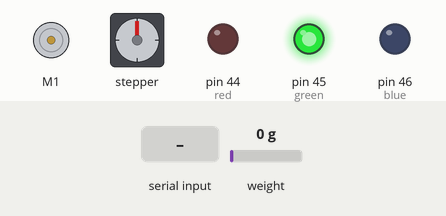
The sketch below on a simulated Arduino Mega 2560, built with avr-gcc and run on an emulated ATmega2560. On the bench: DC motor (green arrow = forward, orange = backward, longer = faster), stepper motor, output pins drawn as LEDs (lit = HIGH). Inputs (shaded band) come from the test bench; at power-on: weight on the scale 0 g. Stepper angles assume 48 steps per turn; what the sketch prints to the serial monitor is not drawn.

Above: at 4.2 s.
4.3 s: byte 30 received over Serial
At 5.9 s:
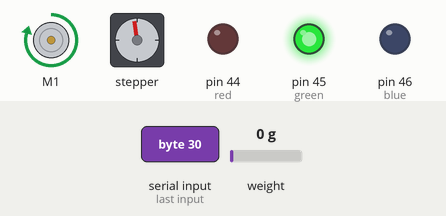
7.3 s: weight on the scale set to 2 g
10.3 s: weight on the scale set to 5 g
At 11.3 s:
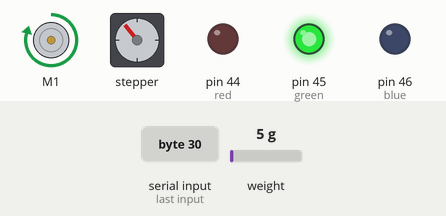
12.2 s: byte 90 received over Serial
At 15.0 s:
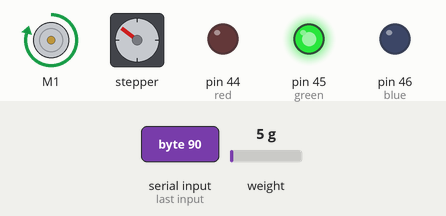
18.2 s: weight on the scale set to 16 g
21.2 s: weight on the scale set to 21 g
At 32.9 s:
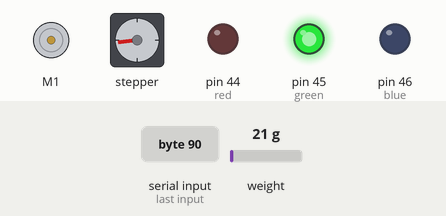
Timing chart, 0 to 34.0 s (numbered marks = the images above; inputs shaded):
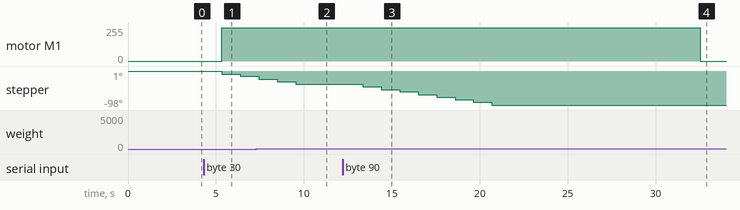

The sketch:

tesis.ino
```cpp
// (licence header left out)
#include <AccelStepper.h>
#include <AFMotor.h>
#include "HX711.h"
#define CALIBRACION 2280.f
#define STOP_LATE 30000

// HX711.DOUT  - pin #A1
// HX711.PD_SCK - pin #A0

HX711 scale(A9, A8);    // parameter "gain" is ommited; the default value 128 is used by the library

// Connect a stepper motor with 48 steps per revolution (7.5 degree)
// to motor port #2 (M3 and M4)
AF_Stepper motor(48, 2);
// These constants won't change.  They're used to give names
// to the pins used:
AF_DCMotor motordc(1);
const int analogInPin = A11;  // Analog input pin that the potentiometer is attached to
const int analogOutPin = A11; // Analog output pin that the LED is attached to

int sensorValue = 0;        // value read from the pot
int outputValue = 1023;

// you can change these to DOUBLE or INTERLEAVE or MICROSTEP!
void forwardstep() {
  motor.onestep(BACKWARD, SINGLE);
}
void backwardstep() {
  motor.onestep(FORWARD, SINGLE);
}

int red = 44; //this sets the red led pin
int green = 45; //this sets the green led pin
int blue = 46; //this sets the blue led pin

AccelStepper stepper(forwardstep, backwardstep);

void setup() {
  Serial.begin(9600);

  Serial.print("{");
  Serial.print("\"state\":\"staring\",");
  Serial.print("\"value\":0,");

  Serial.print("\"read_average\":");
  Serial.print(scale.read_average(10));// print the average of 20 readings from the ADC
  Serial.print(",");

  Serial.print("\"get_value\":");
  Serial.print(scale.get_value(5));   // print the average of 5 readings from the ADC minus the tare weight (not set yet)
  Serial.print(",");

  Serial.print("\"get_units\":\"");
  Serial.print(scale.get_units(5), 1);  // print the average of 5 readings from the ADC minus tare weight (not set) divided
  Serial.print("\",");                           // by the SCALE parameter (not set yet)


  Serial.print("}");
  Serial.println("");

  Serial.println();


  scale.set_scale(CALIBRACION); // this value is obtained by calibrating the scale with known weights; see the README for details
  scale.tare();                 // reset the scale to 0

  // turn on motor
  motordc.setSpeed(250);

  motordc.run(RELEASE);

  stepper.setSpeed(250);

  pinMode(red, OUTPUT);
  pinMode(green, OUTPUT);
  pinMode(blue, OUTPUT);

  analogWrite(red, 1024);
  analogWrite(green, 1024);
  analogWrite(blue, 1024);
}
int to_load = 0;
int cur_load = 0;

int times = 0;
int old = -1;
int stop_late = 0;
int readed;
int last_load = 0;
int promedio_en_banda = 5;


void loop() {
    analogWrite(red, 0);
    analogWrite(green, 1024);
    analogWrite(blue, 0);
  if (Serial.available() > 0) {
    readed = Serial.read();
    if (readed > 0){
      to_load = readed;
      scale.tare();
    }
  }
  if (to_load > 0 && to_load - promedio_en_banda > cur_load){
    stepper.runSpeed();//mueve sepper
    motordc.run(FORWARD);//mueve banda
  }else
  if (to_load > 0 && to_load - promedio_en_banda <= cur_load){
    stop_late ++;
    if (stop_late >= STOP_LATE){
      last_load = to_load;
      to_load = 0;
      stop_late = 0;
    }
  }else{
    motordc.run(RELEASE);//detiene banda
    stop_late = 0;

    analogWrite(red, 0);
    analogWrite(green, 1024);
    analogWrite(blue, 0);
  }
  if (times > 500){
    cur_load = scale.get_units(2)*10*50/77;
    if (stop_late > 0){
      Serial.print("{");
      Serial.print("\"state\":\"stoping\",");
      Serial.print("\"value\":");
      Serial.print(stop_late*100/STOP_LATE);
      Serial.print(",");
    }else
    if (to_load > cur_load){
      Serial.print("{");
      Serial.print("\"state\":\"loading\",");
      Serial.print("\"value\":");
      Serial.print(to_load);
      Serial.print(",");
    }else{
      if (last_load > 0){
        Serial.print("{");
        Serial.print("\"state\":\"loaded\",");
        Serial.print("\"value\":");
        Serial.print(last_load);
        Serial.print(",");
      }else{
        Serial.print("{");
        Serial.print("\"state\":\"waiting\",");
        Serial.print("\"value\": 0,");
      }
    }
    Serial.print("\"load\":");
    Serial.print(cur_load);
    Serial.print("}");
    Serial.println("");
    times = 0;
  }
  times ++;
}
```

Measured:
- the behaviour switches between 3 and 4 g on weight on the scale (found by bisection; images 1 and 2)
- the behaviour switches between 18 and 19 g on weight on the scale (found by bisection; images 3 and 4)
- after the input at 4.3 s, motor M1: stopped → forward 250/255 after 1.0 s; stepper: goes -8° 1.0 s, then -15°, starting after 1.0 s
- after the input at 10.3 s, stepper: stops changing and stays -38°
- after the input at 21.2 s, motor M1: forward 250/255 → stopped after 11.3 s; stepper: stays -98° (without the input it goes to -105° after 0.54 s)
